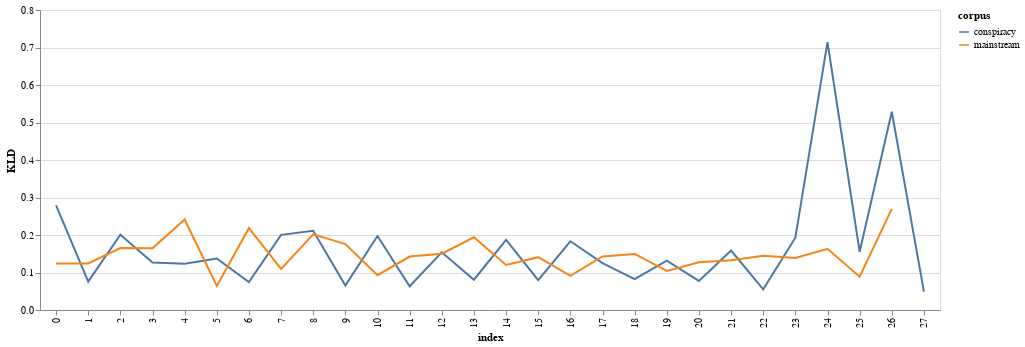

This figure's notebook cell:
### Code cell
chart = alt.Chart(new_full).mark_line().encode(
    x="index:O", y="KLD", color="subcorpus", tooltip=alt.Tooltip("date:T")
).properties(width=900)
chart

### Figure 1 — Vega-Lite specification as saved in the notebook (floating-point values rounded to 4 significant figures)
{"config": {"view": {"continuousWidth": 400, "continuousHeight": 300}}, "data": {"name": "data-8761e90ae76ebf05c9295923afdde496"}, "mark": "line", "encoding": {"color": {"field": "corpus", "type": "nominal"}, "tooltip": {"field": "date", "type": "temporal"}, "x": {"field": "index", "type": "ordinal"}, "y": {"field": "KLD", "type": "quantitative"}}, "width": 900, "$schema": "https://vega.github.io/schema/vega-lite/v4.17.0.json", "datasets": {"data-8761e90ae76ebf05c9295923afdde496": [{"index": 0, "date": "2019-11-10T00:00:00", "KLD": 0.2791, "corpus": "conspiracy"}, {"index": 1, "date": "2019-11-17T00:00:00", "KLD": 0.07575, "corpus": "conspiracy"}, {"index": 2, "date": "2019-11-24T00:00:00", "KLD": 0.201, "corpus": "conspiracy"}, {"index": 3, "date": "2019-12-01T00:00:00", "KLD": 0.1266, "corpus": "conspiracy"}, {"index": 4, "date": "2019-12-08T00:00:00", "KLD": 0.1235, "corpus": "conspiracy"}, {"index": 5, "date": "2019-12-15T00:00:00", "KLD": 0.1372, "corpus": "conspiracy"}, {"index": 6, "date": "2019-12-22T00:00:00", "KLD": 0.07426, "corpus": "conspiracy"}, {"index": 7, "date": "2019-12-29T00:00:00", "KLD": 0.2004, "corpus": "conspiracy"}, {"index": 8, "date": "2020-01-05T00:00:00", "KLD": 0.2111, "corpus": "conspiracy"}, {"index": 9, "date": "2020-01-12T00:00:00", "KLD": 0.06519, "corpus": "conspiracy"}, {"index": 10, "date": "2020-01-19T00:00:00", "KLD": 0.1971, "corpus": "conspiracy"}, {"index": 11, "date": "2020-01-26T00:00:00", "KLD": 0.06318, "corpus": "conspiracy"}, {"index": 12, "date": "2020-02-02T00:00:00", "KLD": 0.1537, "corpus": "conspiracy"}, {"index": 13, "date": "2020-02-09T00:00:00", "KLD": 0.08073, "corpus": "conspiracy"}, {"index": 14, "date": "2020-02-16T00:00:00", "KLD": 0.1872, "corpus": "conspiracy"}, {"index": 15, "date": "2020-02-23T00:00:00", "KLD": 0.07947, "corpus": "conspiracy"}, {"index": 16, "date": "2020-03-01T00:00:00", "KLD": 0.1833, "corpus": "conspiracy"}, {"index": 17, "date": "2020-03-08T00:00:00", "KLD": 0.125, "corpus": "conspiracy"}, {"index": 18, "date": "2020-03-15T00:00:00", "KLD": 0.08209, "corpus": "conspiracy"}, {"index": 19, "date": "2020-04-19T00:00:00", "KLD": 0.1316, "corpus": "conspiracy"}, {"index": 20, "date": "2020-04-26T00:00:00", "KLD": 0.0776, "corpus": "conspiracy"}, {"index": 21, "date": "2020-05-03T00:00:00", "KLD": 0.1587, "corpus": "conspiracy"}, {"index": 22, "date": "2020-05-10T00:00:00", "KLD": 0.05502, "corpus": "conspiracy"}, {"index": 23, "date": "2020-05-24T00:00:00", "KLD": 0.1928, "corpus": "conspiracy"}, {"index": 24, "date": "2020-05-31T00:00:00", "KLD": 0.7144, "corpus": "conspiracy"}, {"index": 25, "date": "2020-06-07T00:00:00", "KLD": 0.1553, "corpus": "conspiracy"}, {"index": 26, "date": "2020-06-14T00:00:00", "KLD": 0.5287, "corpus": "conspiracy"}, {"index": 27, "date": "2020-06-21T00:00:00", "KLD": 0.04908, "corpus": "conspiracy"}, {"index": 0, "date": "2019-11-10T00:00:00", "KLD": 0.1243, "corpus": "mainstream"}, {"index": 1, "date": "2019-11-10T00:00:00", "KLD": 0.1243, "corpus": "mainstream"}, {"index": 2, "date": "2019-11-17T00:00:00", "KLD": 0.1654, "corpus": "mainstream"}, {"index": 3, "date": "2019-11-24T00:00:00", "KLD": 0.1648, "corpus": "mainstream"}, {"index": 4, "date": "2019-12-01T00:00:00", "KLD": 0.2414, "corpus": "mainstream"}, {"index": 5, "date": "2019-12-08T00:00:00", "KLD": 0.06428, "corpus": "mainstream"}, {"index": 6, "date": "2019-12-15T00:00:00", "KLD": 0.2182, "corpus": "mainstream"}, {"index": 7, "date": "2019-12-22T00:00:00", "KLD": 0.1097, "corpus": "mainstream"}, {"index": 8, "date": "2019-12-29T00:00:00", "KLD": 0.2019, "corpus": "mainstream"}, {"index": 9, "date": "2020-01-05T00:00:00", "KLD": 0.1759, "corpus": "mainstream"}, {"index": 10, "date": "2020-01-12T00:00:00", "KLD": 0.09277, "corpus": "mainstream"}, {"index": 11, "date": "2020-01-26T00:00:00", "KLD": 0.1425, "corpus": "mainstream"}, {"index": 12, "date": "2020-02-02T00:00:00", "KLD": 0.1502, "corpus": "mainstream"}, {"index": 13, "date": "2020-02-09T00:00:00", "KLD": 0.194, "corpus": "mainstream"}, {"index": 14, "date": "2020-02-16T00:00:00", "KLD": 0.1202, "corpus": "mainstream"}, {"index": 15, "date": "2020-02-23T00:00:00", "KLD": 0.1409, "corpus": "mainstream"}, {"index": 16, "date": "2020-03-01T00:00:00", "KLD": 0.09092, "corpus": "mainstream"}, {"index": 17, "date": "2020-03-08T00:00:00", "KLD": 0.143, "corpus": "mainstream"}, {"index": 18, "date": "2020-03-15T00:00:00", "KLD": 0.1494, "corpus": "mainstream"}, {"index": 19, "date": "2020-03-22T00:00:00", "KLD": 0.1041, "corpus": "mainstream"}, {"index": 20, "date": "2020-05-03T00:00:00", "KLD": 0.1276, "corpus": "mainstream"}, {"index": 21, "date": "2020-05-17T00:00:00", "KLD": 0.1324, "corpus": "mainstream"}, {"index": 22, "date": "2020-05-24T00:00:00", "KLD": 0.1444, "corpus": "mainstream"}, {"index": 23, "date": "2020-05-31T00:00:00", "KLD": 0.1388, "corpus": "mainstream"}, {"index": 24, "date": "2020-06-07T00:00:00", "KLD": 0.1631, "corpus": "mainstream"}, {"index": 25, "date": "2020-06-14T00:00:00", "KLD": 0.08868, "corpus": "mainstream"}, {"index": 26, "date": "2020-06-28T00:00:00", "KLD": 0.2698, "corpus": "mainstream"}]}}
